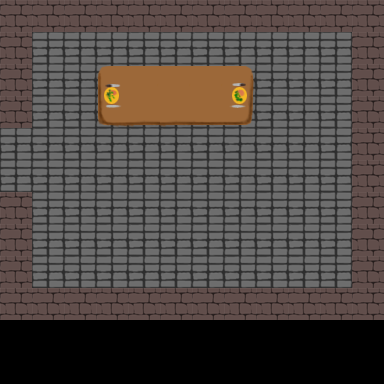

This is a level from a 2D game, rendered from its Tiled map with the project's own tilesets. A one-line summary and the complete map file follow:
An orthogonal 12x12 tile map with 32x32 px tiles, 1 tile layer (Kachelebene 1).

<map version="1.0" orientation="orthogonal" width="12" height="12" tilewidth="32" tileheight="32">
 <tileset firstgid="1" name="Road Tiles2" tilewidth="32" tileheight="32">
  <image source="RoadTiles2.png" width="128" height="128" />
 </tileset>
 <layer name="Kachelebene 1" width="12" height="12">
  <data>
   <tile gid="1" />
   <tile gid="1" />
   <tile gid="1" />
   <tile gid="1" />
   <tile gid="1" />
   <tile gid="1" />
   <tile gid="1" />
   <tile gid="1" />
   <tile gid="1" />
   <tile gid="1" />
   <tile gid="1" />
   <tile gid="1" />
   <tile gid="1" />
   <tile gid="2" />
   <tile gid="2" />
   <tile gid="2" />
   <tile gid="2" />
   <tile gid="2" />
   <tile gid="2" />
   <tile gid="2" />
   <tile gid="2" />
   <tile gid="2" />
   <tile gid="2" />
   <tile gid="1" />
   <tile gid="1" />
   <tile gid="2" />
   <tile gid="2" />
   <tile gid="5" />
   <tile gid="6" />
   <tile gid="6" />
   <tile gid="6" />
   <tile gid="8" />
   <tile gid="2" />
   <tile gid="2" />
   <tile gid="2" />
   <tile gid="1" />
   <tile gid="1" />
   <tile gid="2" />
   <tile gid="2" />
   <tile gid="9" />
   <tile gid="10" />
   <tile gid="10" />
   <tile gid="11" />
   <tile gid="12" />
   <tile gid="2" />
   <tile gid="2" />
   <tile gid="2" />
   <tile gid="1" />
   <tile gid="2" />
   <tile gid="2" />
   <tile gid="2" />
   <tile gid="2" />
   <tile gid="2" />
   <tile gid="2" />
   <tile gid="2" />
   <tile gid="2" />
   <tile gid="2" />
   <tile gid="2" />
   <tile gid="2" />
   <tile gid="1" />
   <tile gid="2" />
   <tile gid="2" />
   <tile gid="2" />
   <tile gid="2" />
   <tile gid="2" />
   <tile gid="2" />
   <tile gid="2" />
   <tile gid="2" />
   <tile gid="2" />
   <tile gid="2" />
   <tile gid="2" />
   <tile gid="1" />
   <tile gid="1" />
   <tile gid="2" />
   <tile gid="2" />
   <tile gid="2" />
   <tile gid="2" />
   <tile gid="2" />
   <tile gid="2" />
   <tile gid="2" />
   <tile gid="2" />
   <tile gid="2" />
   <tile gid="2" />
   <tile gid="1" />
   <tile gid="1" />
   <tile gid="2" />
   <tile gid="2" />
   <tile gid="2" />
   <tile gid="2" />
   <tile gid="2" />
   <tile gid="2" />
   <tile gid="2" />
   <tile gid="2" />
   <tile gid="2" />
   <tile gid="2" />
   <tile gid="1" />
   <tile gid="1" />
   <tile gid="2" />
   <tile gid="2" />
   <tile gid="2" />
   <tile gid="2" />
   <tile gid="2" />
   <tile gid="13" />
   <tile gid="2" />
   <tile gid="2" />
   <tile gid="2" />
   <tile gid="2" />
   <tile gid="1" />
   <tile gid="1" />
   <tile gid="1" />
   <tile gid="1" />
   <tile gid="1" />
   <tile gid="1" />
   <tile gid="1" />
   <tile gid="1" />
   <tile gid="1" />
   <tile gid="1" />
   <tile gid="1" />
   <tile gid="1" />
   <tile gid="1" />
   <tile gid="0" />
   <tile gid="0" />
   <tile gid="0" />
   <tile gid="0" />
   <tile gid="0" />
   <tile gid="0" />
   <tile gid="0" />
   <tile gid="0" />
   <tile gid="0" />
   <tile gid="0" />
   <tile gid="0" />
   <tile gid="0" />
   <tile gid="0" />
   <tile gid="0" />
   <tile gid="0" />
   <tile gid="0" />
   <tile gid="0" />
   <tile gid="0" />
   <tile gid="0" />
   <tile gid="0" />
   <tile gid="0" />
   <tile gid="0" />
   <tile gid="0" />
   <tile gid="0" />
  </data>
 </layer>
</map>